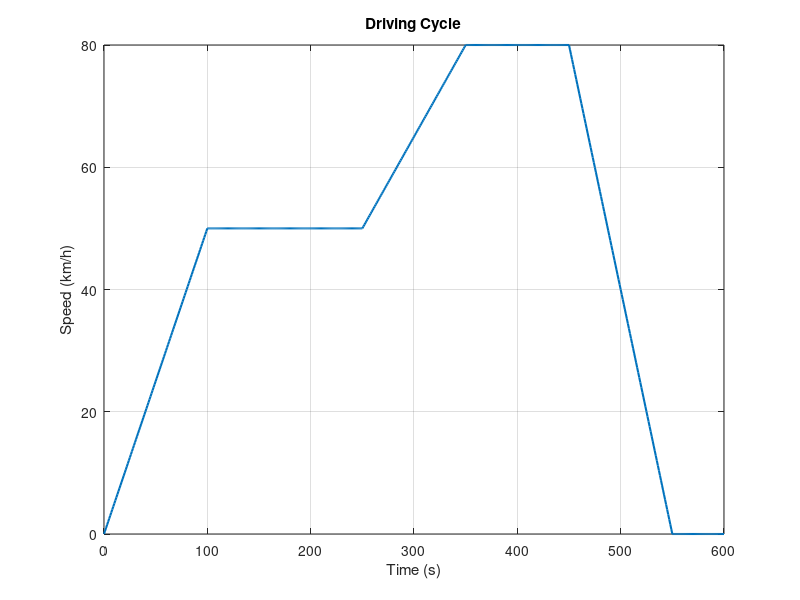
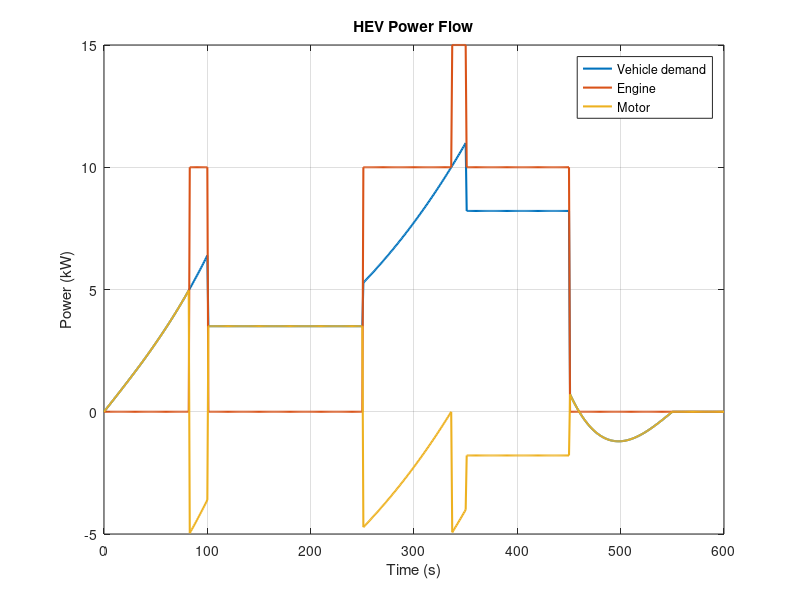
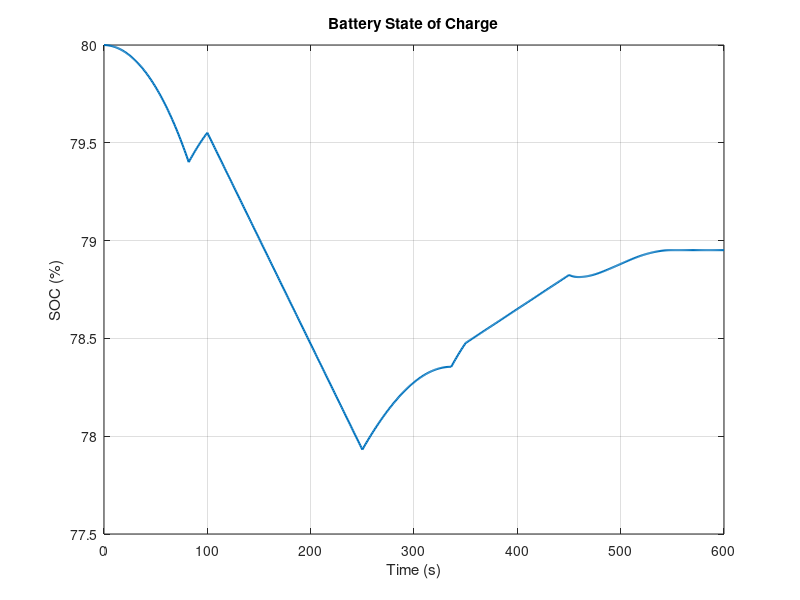
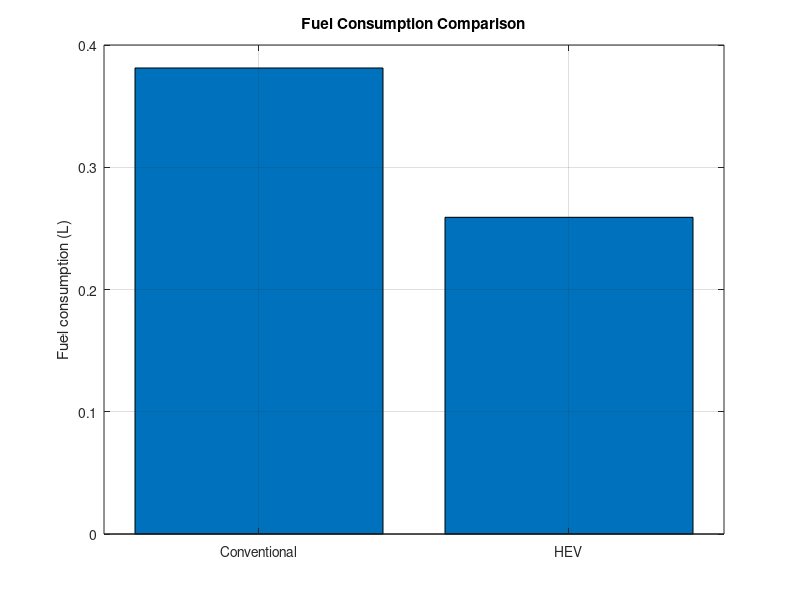

These charts were generated, in order, by the following MATLAB code:
%% Hybrid Electric Vehicle (HEV) Rule-Based Simulation
% A simplified parallel HEV model with vehicle dynamics, engine fuel use,
% motor assistance, battery SOC tracking, and regenerative braking.

clear; clc; close all;

%% Simulation settings
dt = 1;                         % Time step (s)
t = 0:dt:600;                  % Simulation time (s)

%% Vehicle parameters
m = 1500;                      % Vehicle mass (kg)
g = 9.81;                      % Gravity (m/s^2)
Cd = 0.29;                     % Drag coefficient
A = 2.2;                       % Frontal area (m^2)
rho = 1.225;                   % Air density (kg/m^3)
Cr = 0.012;                    % Rolling-resistance coefficient

%% Powertrain parameters
motor_max_power_kW = 50;
motor_efficiency = 0.90;
regen_efficiency = 0.70;
engine_max_power_kW = 35;
gasoline_energy_density_J_per_L = 34.2e6;

%% Battery parameters
battery_capacity_kWh = 10;
SOC_initial = 0.80;
SOC_min_limit = 0.70;
SOC_max_limit = 0.90;

%% Engine efficiency map
engine_power_map_kW = [0 5 10 15 20 25 30 35];
engine_efficiency_map = [0 0.20 0.25 0.30 0.32 0.31 0.29 0.27];

%% Driving cycle
speed_kmh = zeros(size(t));
speed_kmh(t <= 100) = 50 * t(t <= 100) / 100;
idx = t > 100 & t <= 250; speed_kmh(idx) = 50;
idx = t > 250 & t <= 350; speed_kmh(idx) = 50 + 30 * (t(idx) - 250) / 100;
idx = t > 350 & t <= 450; speed_kmh(idx) = 80;
idx = t > 450 & t <= 550; speed_kmh(idx) = 80 * (550 - t(idx)) / 100;
% Remaining samples stay at zero.
v = speed_kmh / 3.6;           % Speed (m/s)

%% Vehicle dynamics and required wheel power
acceleration = [0 diff(v) / dt];
F_rolling = m * g * Cr;
F_aero = 0.5 * rho * Cd * A .* v.^2;
F_acceleration = m .* acceleration;
F_total = F_rolling + F_aero + F_acceleration;
P_vehicle_kW = F_total .* v / 1000;

%% Conventional vehicle fuel consumption
P_conventional_kW = min(max(P_vehicle_kW, 0), engine_max_power_kW);
fuel_conventional_L = 0;

for i = 1:length(t)
    if P_conventional_kW(i) > 0
        eff = interp1(engine_power_map_kW, engine_efficiency_map, ...
            P_conventional_kW(i), 'linear');
        eff = max(0.05, min(eff, 0.35));
        fuel_conventional_L = fuel_conventional_L + ...
            (P_conventional_kW(i) * 1000 / eff) * dt / ...
            gasoline_energy_density_J_per_L;
    end
end

%% HEV energy-management simulation
P_engine_kW = zeros(size(t));
P_motor_kW = zeros(size(t));
SOC_HEV = zeros(size(t));
engine_efficiency_HEV = zeros(size(t));
SOC_HEV(1) = SOC_initial;
fuel_HEV_L = 0;
regen_stored_kWh = 0;
braking_mechanical_kWh = 0;

for i = 1:length(t)
    demand_kW = P_vehicle_kW(i);

    % Rule-based EMS: determine engine/motor split.
    if demand_kW < 0
        P_engine_kW(i) = 0;
        P_motor_kW(i) = demand_kW;       % Motor as generator during braking
        braking_mechanical_kWh = braking_mechanical_kWh + ...
            abs(P_motor_kW(i)) * dt / 3600;
        regen_stored_kWh = regen_stored_kWh + ...
            abs(P_motor_kW(i)) * regen_efficiency * dt / 3600;
    elseif demand_kW < 5
        P_engine_kW(i) = 0;
        P_motor_kW(i) = demand_kW;       % Electric-only low-load driving
    elseif demand_kW < 10
        P_engine_kW(i) = 10;
        P_motor_kW(i) = demand_kW - P_engine_kW(i);
    elseif demand_kW < 15
        P_engine_kW(i) = 15;
        P_motor_kW(i) = demand_kW - P_engine_kW(i);
    else
        P_engine_kW(i) = min(demand_kW, engine_max_power_kW);
        P_motor_kW(i) = demand_kW - P_engine_kW(i);
    end

    % Respect motor rated power. This cycle does not reach the limit.
    P_motor_kW(i) = max(-motor_max_power_kW, ...
        min(P_motor_kW(i), motor_max_power_kW));

    % Engine fuel use at this time step.
    if P_engine_kW(i) > 0
        engine_efficiency_HEV(i) = interp1(engine_power_map_kW, ...
            engine_efficiency_map, P_engine_kW(i), 'linear');
        engine_efficiency_HEV(i) = max(0.05, ...
            min(engine_efficiency_HEV(i), 0.35));
        fuel_HEV_L = fuel_HEV_L + ...
            (P_engine_kW(i) * 1000 / engine_efficiency_HEV(i)) * dt / ...
            gasoline_energy_density_J_per_L;
    end

    % Motor power to battery power: positive means battery discharge.
    if P_motor_kW(i) > 0
        battery_power_kW = P_motor_kW(i) / motor_efficiency;
    elseif P_motor_kW(i) < 0
        battery_power_kW = P_motor_kW(i) * regen_efficiency;
    else
        battery_power_kW = 0;
    end

    % SOC update and protection limits.
    SOC_change = battery_power_kW * dt / (battery_capacity_kWh * 3600);
    SOC_HEV(i) = max(SOC_min_limit, min(SOC_HEV(i) - SOC_change, SOC_max_limit));
    if i < length(t)
        SOC_HEV(i + 1) = SOC_HEV(i);
    end
end

%% Results
distance_km = trapz(t, v) / 1000;
positive_traction_energy_kWh = sum(max(P_vehicle_kW, 0)) * dt / 3600;
fuel_economy_conventional = fuel_conventional_L / distance_km * 100;
fuel_economy_HEV = fuel_HEV_L / distance_km * 100;
fuel_saved_L = fuel_conventional_L - fuel_HEV_L;
fuel_saving_percent = (1 - fuel_HEV_L / fuel_conventional_L) * 100;
battery_net_energy_kWh = (SOC_initial - SOC_HEV(end)) * battery_capacity_kWh;
engine_running = P_engine_kW > 0;

fprintf('\nHEV MATLAB SIMULATION RESULTS\n');
fprintf('--------------------------------\n');
fprintf('Distance: %.4f km\n', distance_km);
fprintf('Conventional fuel: %.4f L (%.4f L/100 km)\n', ...
    fuel_conventional_L, fuel_economy_conventional);
fprintf('HEV fuel: %.4f L (%.4f L/100 km)\n', fuel_HEV_L, fuel_economy_HEV);
fprintf('Fuel saving: %.4f L (%.2f%%)\n', fuel_saved_L, fuel_saving_percent);
fprintf('Initial / final SOC: %.2f%% / %.2f%%\n', ...
    SOC_initial * 100, SOC_HEV(end) * 100);
fprintf('Battery net energy used: %.4f kWh\n', battery_net_energy_kWh);
fprintf('Braking mechanical energy: %.4f kWh\n', braking_mechanical_kWh);
fprintf('Energy stored from braking: %.4f kWh\n', regen_stored_kWh);
fprintf('Engine operating time: %d s (%.2f%%)\n', ...
    sum(engine_running), mean(engine_running) * 100);
fprintf('Average engine efficiency while running: %.2f%%\n', ...
    mean(engine_efficiency_HEV(engine_running)) * 100);

%% Plots
figure('Name', 'HEV Driving Cycle');
plot(t, speed_kmh, 'LineWidth', 1.5); grid on;
xlabel('Time (s)'); ylabel('Speed (km/h)'); title('Driving Cycle');

figure('Name', 'HEV Power Flow');
plot(t, P_vehicle_kW, 'LineWidth', 1.5); hold on;
plot(t, P_engine_kW, 'LineWidth', 1.5);
plot(t, P_motor_kW, 'LineWidth', 1.5); grid on;
xlabel('Time (s)'); ylabel('Power (kW)'); title('HEV Power Flow');
legend('Vehicle demand', 'Engine', 'Motor', 'Location', 'best'); hold off;

figure('Name', 'Battery SOC');
plot(t, SOC_HEV * 100, 'LineWidth', 1.5); grid on;
xlabel('Time (s)'); ylabel('SOC (%)'); title('Battery State of Charge');

figure('Name', 'Fuel Comparison');
bar([fuel_conventional_L fuel_HEV_L]); grid on;
set(gca, 'XTickLabel', {'Conventional', 'HEV'});
ylabel('Fuel consumption (L)'); title('Fuel Consumption Comparison');
